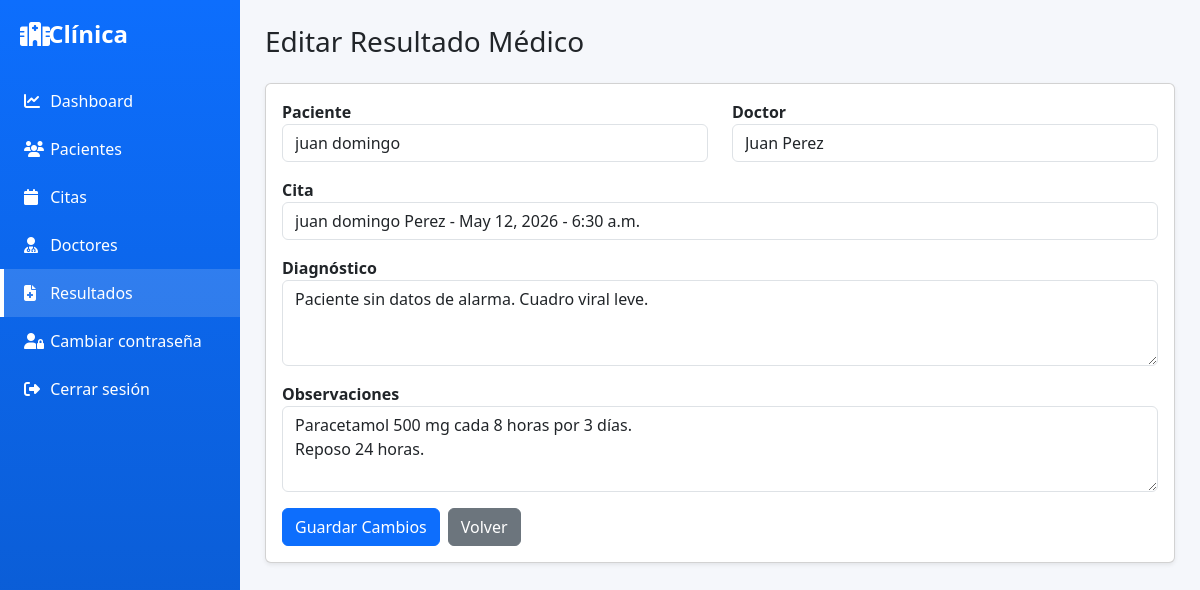
Page /resultados/editar/6/ on the committed database.
### resultados/models.py (models this page shows, shortened)
class Resultado(models.Model):
    paciente = models.ForeignKey(Paciente, on_delete=models.CASCADE)
    doctor = models.ForeignKey(Doctor, on_delete=models.CASCADE)
    cita = models.ForeignKey(Cita, on_delete=models.CASCADE)
    diagnostico = models.TextField()
    observaciones = models.TextField(blank=True)
    fecha = models.DateField(auto_now_add=True)
    estado = models.CharField(
        max_length=20,
        default="Completado"
    )

### pacientes/models.py (models this page shows)
class Paciente(models.Model):
    usuario = models.OneToOneField(User, on_delete=models.CASCADE, null=True, blank=True)
    nombre = models.CharField(max_length=100)
    apellido = models.CharField(max_length=100)
    fecha_nacimiento = models.DateField()
    telefono = models.CharField(max_length=20, blank=True, null=True)
    correo = models.EmailField()
    genero = models.CharField(max_length=20, blank=True, null=True)
    direccion = models.TextField(blank=True, null=True)
    tipo_sangre = models.CharField(max_length=5, blank=True, null=True)
    contacto_emergencia = models.CharField(max_length=100, blank=True, null=True)
    def __str__(self):
        return f"{self.nombre} {self.apellido}"

### doctores/models.py (models this page shows, shortened)
class Doctor(models.Model):
    nombre = models.CharField(max_length=100)
    especialidad = models.CharField(max_length=100)
    telefono = models.CharField(max_length=20)
    consultorio = models.CharField(max_length=20)
    estado = models.CharField(
        max_length=20,
        choices=[
            ('Activo', 'Activo'),
            ('Inactivo', 'Inactivo'),
            ('Vacaciones', 'Vacaciones')
        ],
        default='Activo'
    )

### citas/models.py (models this page shows, shortened)
class Cita(models.Model):
    paciente = models.ForeignKey(Paciente, on_delete=models.CASCADE)
    doctor = models.ForeignKey(Doctor, on_delete=models.CASCADE)
    fecha = models.DateField()
    hora = models.TimeField()
    motivo = models.CharField(max_length=255)
    estado = models.CharField(
        max_length=20,
        default="Pendiente"
    )

### resultados/views.py (the view, shortened to what this page needs)
# urls.py: path('editar/<int:id>/', views.editar_resultado),
def editar_resultado(request,id):
    resultado = get_object_or_404(Resultado,id=id)
    pacientes = Paciente.objects.all()
    doctores = Doctor.objects.all()
    citas = Cita.objects.all()
    return render(request,'resultados/editar.html',{
        'resultado': resultado,
        'pacientes': pacientes,
        'doctores': doctores,
        'citas': citas
    })

### resultados/templates/resultados/editar.html (shortened to what this page needs)
{% extends 'base.html' %}
{% block content %}
<h3 class="mb-4">Editar Resultado Médico</h3>
<div class="card shadow-sm">
<div class="card-body">
<form method="POST">
<div class="row">
<div class="col-md-6 mb-3">
<label class="fw-bold">Paciente</label>
<select name="paciente" class="form-control">
{% for p in pacientes %}
<option value="{{ p.id }}"
{% if resultado.paciente.id == p.id %}selected{% endif %}>
{{ p.nombre }}
</option>
{% endfor %}
</select>
</div>
<div class="col-md-6 mb-3">
<label class="fw-bold">Doctor</label>
<select name="doctor" class="form-control">
{% for d in doctores %}
<option value="{{ d.id }}"
{% if resultado.doctor.id == d.id %}selected{% endif %}>
{{ d.nombre }}
</option>
{% endfor %}
</select>
</div>
<div class="col-md-12 mb-3">
<label class="fw-bold">Cita</label>
<select name="cita" class="form-control">
{% for c in citas %}
<option value="{{ c.id }}"
{% if resultado.cita.id == c.id %}selected{% endif %}>
{{ c.paciente }} - {{ c.fecha }} - {{ c.hora }}
</option>
{% endfor %}
</select>
</div>
<div class="col-md-12 mb-3">
<label class="fw-bold">Diagnóstico</label>
<textarea
name="diagnostico"
class="form-control"
rows="3">{{ resultado.diagnostico }}</textarea>
</div>
<div class="col-md-12 mb-3">
<label class="fw-bold">Observaciones</label>
<textarea
name="observaciones"
class="form-control"
rows="3">{{ resultado.observaciones }}</textarea>
</div>
</div>
<div class="d-flex gap-2">
<button class="btn btn-primary">
Guardar Cambios
</button>
<a href="/resultados/" class="btn btn-secondary">
Volver
</a>
</div>
</form>
</div>
</div>
{% endblock %}

### templates/base.html (style rules this page uses)
body { background:#f5f7fb; }

### rows in the picture
Resultado: paciente "juan domingo", doctor "Juan Perez", cita "juan domingo Perez - May 12, 2026 - 6:30 a.m.", diagnostico "Paciente sin datos de alarma. Cuadro viral leve.", observaciones "Paracetamol 500 mg cada 8 horas por 3 días. Reposo 24 horas."
